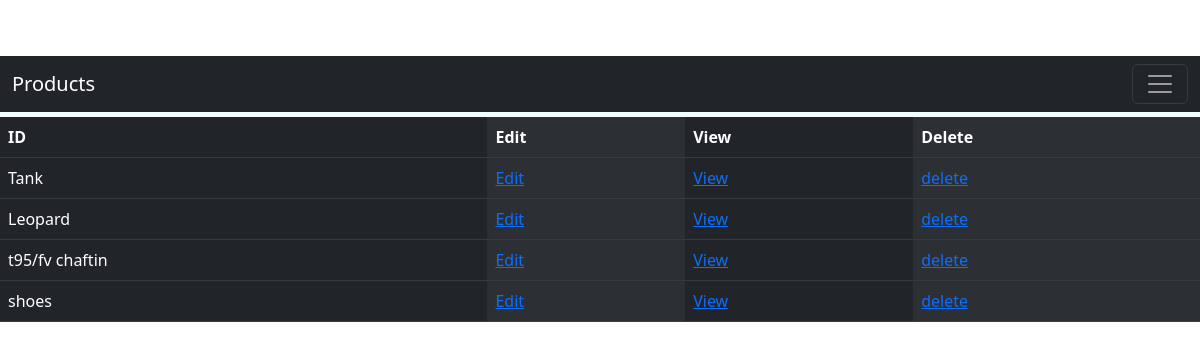
Page /products on the committed database.
### models.py (models this page shows, shortened)
class Product(db.Model):
    __tablename__ = 'product'
    product_id = db.Column(db.String(50), primary_key=True)

### App.py (the view)
@app.route('/products')
def products():
    products = Product.query.all()
    return render_template('products.html', products=products)

### templates/products.html (shortened to what this page needs)
{% include "index.html" %}
<!DOCTYPE html>
<html lang="en">
<head>
</head>
<body>
    <table class="table table-dark table-striped-columns">
        <thead>
        <th>ID</th>
        <th>Edit</th>
        <th>View</th>
        <th>Delete</th>
    </thead>
    <tbody>
        {% for p in products  %}
        <tr class="table-dark">
                <td class="table-dark">{{p.product_id}}  </td>
                <td class="table-dark"> <a href="{{ url_for('edit_product', product_id=p.product_id) }}">Edit</a>
                </td>
                <td class="table-dark"> <a href="{{ url_for('view_product',product_id=p.product_id) }}">View</a></h2> </td>
                <td class="table-dark"> <a href="{{ url_for('delete',product_id=p.product_id) }}">delete</a></h2> </td>
        </tr>
        {% endfor %}
    </tbody>
</table>
</body>
</html>

### static/styles/Home.css (style rules this page uses)
body { background-image: url('https://rare-gallery.com/uploads/posts/569025-background-brown.jpg'); background-repeat: no-repeat; background-attachment: fixed; background-size: 100% 100%; color: white; }

### rows in the picture
Product: product_id "Tank"
Product: product_id "Leopard"
Product: product_id "t95/fv chaftin"
Product: product_id "shoes"
